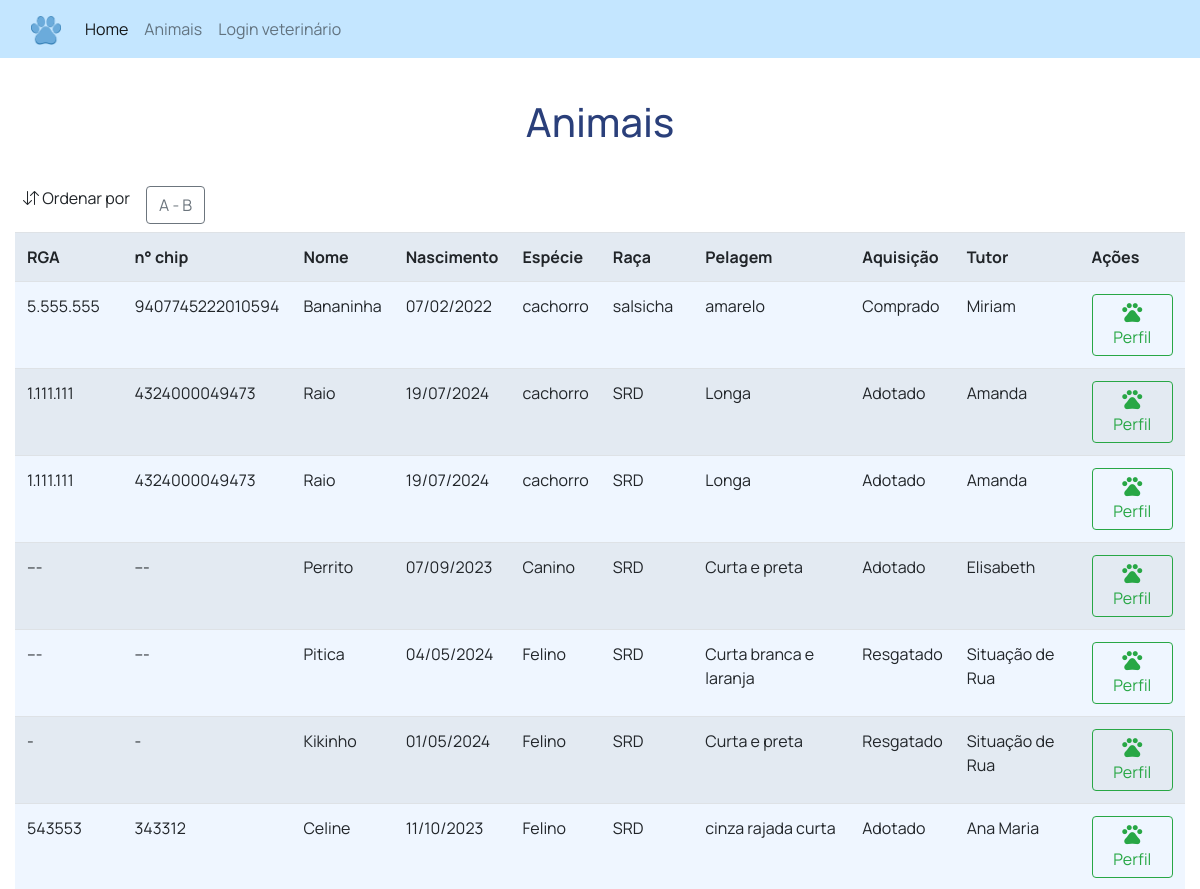
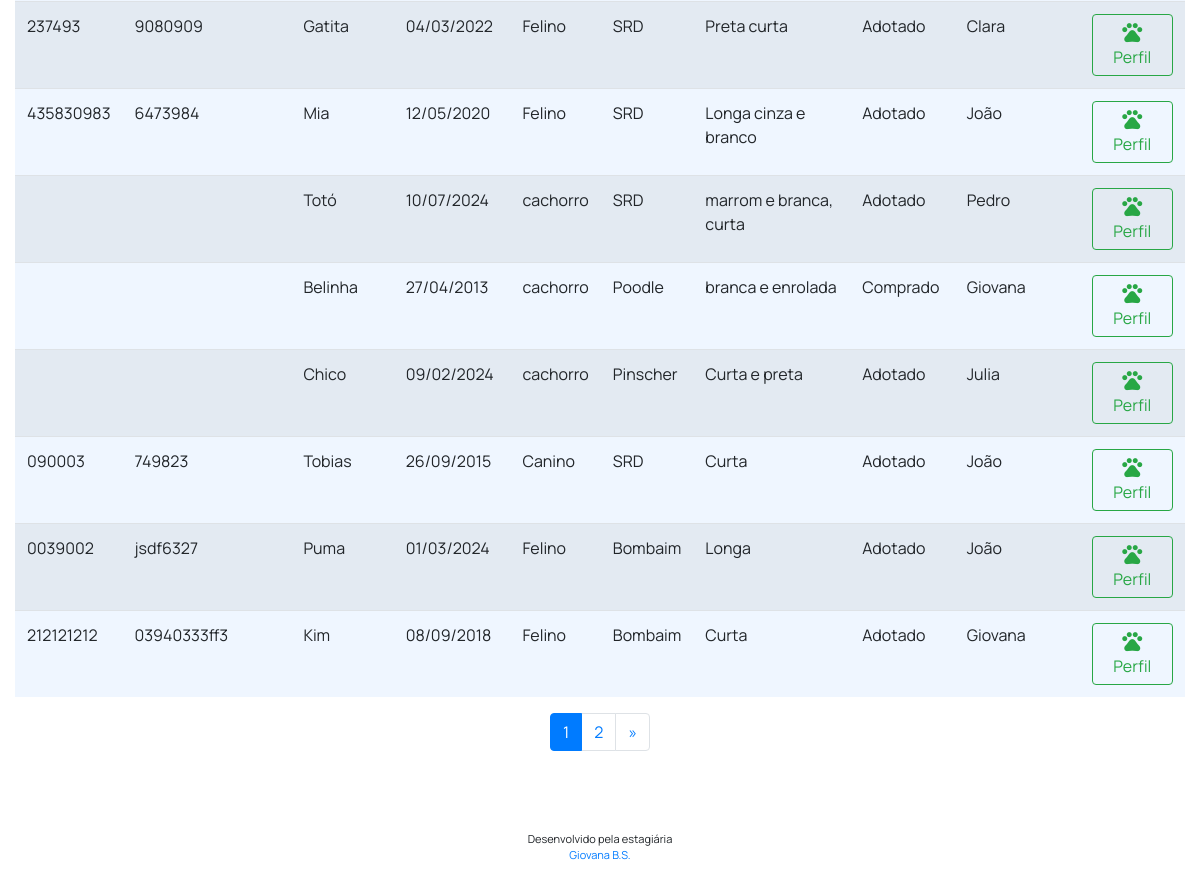
The app's page /index.php?controle=animalController&metodo=listar_publico with its own data (2 pictures, top to bottom).
### tables this page shows
CREATE TABLE `animais` (
  `id_animal` int NOT NULL AUTO_INCREMENT,
  `rga` varchar(45) DEFAULT NULL,
  `chip` varchar(45) DEFAULT NULL,
  `nome` varchar(45) NOT NULL,
  `datan` date DEFAULT NULL,
  `sexo` varchar(10) DEFAULT NULL,
  `alergias` varchar(200) DEFAULT NULL,
  `doencas` varchar(400) DEFAULT NULL,
  `cirurgias` varchar(300) DEFAULT NULL,
  `peso` varchar(6) DEFAULT NULL,
  `especie` varchar(45) NOT NULL,
  `raca` varchar(45) NOT NULL,
  `pelagem` varchar(45) NOT NULL,
  `aquisicao` varchar(45) DEFAULT NULL,
  `id_tutor` int DEFAULT NULL,
  `statusan` varchar(45) DEFAULT NULL,
  PRIMARY KEY (`id_animal`),
  KEY `fk_id_tutor` (`id_tutor`),
  CONSTRAINT `fk_id_tutor` FOREIGN KEY (`id_tutor`) REFERENCES `tutores` (`id_tutor`)
);

CREATE TABLE `tutores` (
  `id_tutor` int NOT NULL AUTO_INCREMENT,
  `nome` varchar(70) NOT NULL,
  `sobrenome` varchar(70) NOT NULL,
  `rg` varchar(12) DEFAULT NULL,
  `cpf` varchar(14) DEFAULT NULL,
  `cep` varchar(10) DEFAULT NULL,
  `logradouro` varchar(100) DEFAULT NULL,
  `numero` varchar(10) DEFAULT NULL,
  `bairro` varchar(45) DEFAULT NULL,
  `telefone1` varchar(20) NOT NULL,
  `telefone2` varchar(20) DEFAULT NULL,
  PRIMARY KEY (`id_tutor`)
);

### src/Controllers/animalController.php (called while the page is built, shortened)
<?php
    class animalController
    {
        public function listar_publico()
        {
            $limite = 15;
            $pagina_atual = isset($_GET['pagina']) ? (int)$_GET['pagina'] : 1;
            $offset = ($pagina_atual - 1) * $limite;
            $animalDAO = new animalDAO();
            $retorno = $animalDAO->buscar_animais_paginados_pub($offset, $limite);
            $total_registros = $animalDAO->contar_animais();
            require_once "Views/animal/pub-listar-animais.php";
        }
    }

### src/Models/Conexao.php (called while the page is built, shortened)
<?php
    abstract class Conexao
    {
        public function __construct(protected $db = null)
        {
            $parametros = "mysql:host=localhost;dbname=sistema-vet;charset=utf8mb4";
            try
            {
                $this->db = new PDO($parametros, "root", "Awdg075t-oP");
            }
            catch(PDOException $e)
            {
                echo $e->getCode();
				echo $e->getMessage();
				echo "Problema na abertura de conexão com o banco de dados";
            }
        }
    }

### src/DAOs/animalDAO.php (called while the page is built, shortened)
<?php
    class animalDAO extends Conexao
    {
        public function buscar_animais_paginados_pub($offset, $limite)
        {
            $sql = "SELECT animais.*,
                           tutores.nome AS nome_tutor
                    FROM animais
                    JOIN tutores ON animais.id_tutor = tutores.id_tutor
                    ORDER BY id_animal DESC
                    LIMIT :offset, :limite";
            $stm = $this->db->prepare($sql);
            $stm->bindValue(':offset', (int) $offset, PDO::PARAM_INT);
            $stm->bindValue(':limite', (int) $limite, PDO::PARAM_INT);
            $stm->execute();
            $retorno = $stm->fetchAll(PDO::FETCH_OBJ);
            return $retorno;
        }
        public function contar_animais()
        {
            $sql = "SELECT COUNT(*) AS total FROM animais";
            $stm = $this->db->prepare($sql);
            $stm->execute();
            return $stm->fetch(PDO::FETCH_OBJ)->total;
        }
    }

### Views/animal/pub-listar-animais.php (the view, shortened to what this page needs)
<?php
    require_once ROOT_PATH . '/views/cabecalho.php';
    $total_paginas = ceil($total_registros / $limite);
?>
<div class="content" id="listar-animais">
    <div class="container">
        <div>
            <h1 class="row justify-content-center align-items-center">Animais</h1><br>
            <div class="d-flex flex-wrap">
                <div class="p-2 g-6">
                    <i class="bi bi-arrow-down-up"></i>
                    Ordenar por
                </div>
                <div class="p-2 g-6">
                    <a class="btn btn-outline-secondary" href="index.php?controle=animalController&metodo=listar_alf_publico">
                        A - B
                    </a>
                </div>
            </div>
            <div class="col-24">
                <div class="row">
                    <table class="table table-hover table-striped table-striped-color">
                        <tr>
                            <th>RGA</th>
                            <th>n° chip</th>
                            <th>Nome</th>
                            <th>Nascimento</th>
                            <th>Espécie</th>
                            <th>Raça</th>
                            <th>Pelagem</th>
                            <th>Aquisição</th>
                            <th>Tutor</th>
                            <th>Ações</th>
                        </tr>
                        <?php if (is_array($retorno) || is_object($retorno)): ?>
                            <?php foreach($retorno as $dado): ?>
                                <tr>
                                    <td><?= $dado->rga ?></td>
                                    <td><?= $dado->chip ?></td>
                                    <td><?= $dado->nome ?></td>
                                    <td>
                                        <?php
                                            $date = new DateTime($dado->datan);
                                            echo $date->format('d/m/Y');
                                        ?>
                                    </td>
                                    <td><?= $dado->especie ?></td>
                                    <td><?= $dado->raca ?></td>
                                    <td><?= $dado->pelagem ?></td>
                                    <td><?= $dado->aquisicao ?></td>
                                    <td><?= $dado->nome_tutor ?></td>
                                    <td>
                                        <a class="btn btn-outline-success" href="index.php?controle=animalController&metodo=buscar_animal_publico&id=<?= $dado->id_animal ?>">
                                            <span class="material-symbols-outlined" style="vertical-align: middle; margin-top: -5px;">pets</span>
                                            Perfil
                                        </a>
                                    </td>
                                </tr>
                            <?php endforeach; ?>
                        <?php else: ?>
                            <tr><td colspan='4'>Nenhum animal encontrado.</td></tr>
                        <?php endif; ?>
                    </table>
                </div>
            </div>
            <nav aria-label="Navegação de página">
                <ul class="pagination justify-content-center">
                    <?php for ($i = 1; $i <= $total_paginas; $i++): ?>
                        <li class="page-item <?= $i == $pagina_atual ? 'active' : '' ?>">
                            <a class="page-link" href="index.php?controle=animalController&metodo=listar&pagina=<?= $i ?>"><?= $i ?></a>
                        </li>
                    <?php endfor; ?>
                    <?php if ($pagina_atual < $total_paginas): ?>
                        <li class="page-item">
                            <a class="page-link" href="index.php?controle=animalController&metodo=listar&pagina=<?= $pagina_atual + 1 ?>" aria-label="Próximo">
                                <span aria-hidden="true">&raquo;</span>
                            </a>
                        </li>
                    <?php endif; ?>
                </ul>
            </nav>
        </div>
        <br>
    </div>
</div>

### src/styles/style.css (style rules this page uses)
body { font-family: "Manrope", sans-serif; font-weight: 400; height: 100%; }
.table-striped-color { background-color: rgba(223, 236, 255, 0.486); }
.container { display: flex; flex-direction: column; min-height: 100vh; max-width: 1400px; }
.row { margin-right: 0; margin-left: 0; }
h1 { color: rgb(42, 63, 122); cursor: default; }
.creditos { margin: 40px 0px; text-align: center; font-size: 11px; }
.footer { position: relative; bottom: 0; width: 100%; text-align: center; }

### records on screen
animais: rga "5.555.555", chip "9407745222010594", nome "Bananinha", datan "07/02/2022", especie "cachorro", raca "salsicha", pelagem "amarelo", aquisicao "Comprado", id_tutor.nome "Miriam"
animais: rga "1.111.111", chip "4324000049473", nome "Raio", datan "19/07/2024", especie "cachorro", raca "SRD", pelagem "Longa", aquisicao "Adotado", id_tutor.nome "Amanda"
animais: rga "1.111.111", chip "4324000049473", nome "Raio", datan "19/07/2024", especie "cachorro", raca "SRD", pelagem "Longa", aquisicao "Adotado", id_tutor.nome "Amanda"
animais: rga "---", chip "---", nome "Perrito", datan "07/09/2023", especie "Canino", raca "SRD", pelagem "Curta e preta", aquisicao "Adotado", id_tutor.nome "Elisabeth"
animais: rga "---", chip "---", nome "Pitica", datan "04/05/2024", especie "Felino", raca "SRD", pelagem "Curta branca e laranja", aquisicao "Resgatado", id_tutor.nome "Situação de Rua"
animais: rga "-", chip "-", nome "Kikinho", datan "01/05/2024", especie "Felino", raca "SRD", pelagem "Curta e preta", aquisicao "Resgatado", id_tutor.nome "Situação de Rua"
animais: rga "543553", chip "343312", nome "Celine", datan "11/10/2023", especie "Felino", raca "SRD", pelagem "cinza rajada curta", aquisicao "Adotado", id_tutor.nome "Ana Maria"
animais: rga "237493", chip "9080909", nome "Gatita", datan "04/03/2022", especie "Felino", raca "SRD", pelagem "Preta curta", aquisicao "Adotado", id_tutor.nome "Clara"
animais: rga "435830983", chip "6473984", nome "Mia", datan "12/05/2020", especie "Felino", raca "SRD", pelagem "Longa cinza e branco", aquisicao "Adotado", id_tutor.nome "João"
animais: nome "Totó", datan "10/07/2024", especie "cachorro", raca "SRD", pelagem "marrom e branca, curta", aquisicao "Adotado", id_tutor.nome "Pedro"
animais: nome "Belinha", datan "27/04/2013", especie "cachorro", raca "Poodle", pelagem "branca e enrolada", aquisicao "Comprado", id_tutor.nome "Giovana"
animais: nome "Chico", datan "09/02/2024", especie "cachorro", raca "Pinscher", pelagem "Curta e preta", aquisicao "Adotado", id_tutor.nome "Julia"
animais: rga "090003", chip "749823", nome "Tobias", datan "26/09/2015", especie "Canino", raca "SRD", pelagem "Curta", aquisicao "Adotado", id_tutor.nome "João"
animais: rga "0039002", chip "jsdf6327", nome "Puma", datan "01/03/2024", especie "Felino", raca "Bombaim", pelagem "Longa", aquisicao "Adotado", id_tutor.nome "João"
animais: rga "212121212", chip "03940333ff3", nome "Kim", datan "08/09/2018", especie "Felino", raca "Bombaim", pelagem "Curta", aquisicao "Adotado", id_tutor.nome "Giovana"
